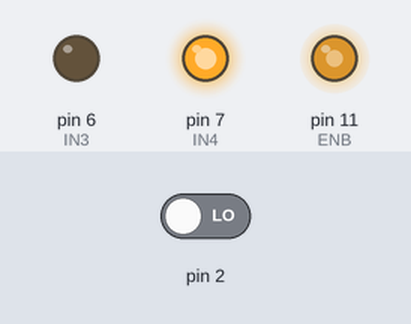
This sketch was run on a simulated Arduino Uno, built with avr-gcc and run on an emulated ATmega328P. On the bench: output pins drawn as LEDs (lit = HIGH). The test bench sets the inputs (shaded band); at power-on: pin 2 LOW. What the sketch prints to the serial monitor is not drawn.

Above: at 0.1 s.
Timing chart, 0 to 1.6 s (numbered marks = the images above):
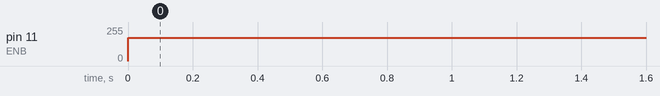

Measured:
- by itself, pin 11 (ENB): 0/255 → 173/255 at 0.00 s

The sketch:

moteurs.ino
```cpp
#include<TimerOne.h>
int ENB=11;
int IN3=6;
int IN4=7;
float vitesseD;
float Mult=(3.14*6)/(1920*150000*0.000001);
long compteurD;
void setup() {
  Timer1.initialize(150000);
  attachInterrupt(0,changeD,RISING);
  Timer1.attachInterrupt(CalculVitesseD);
  Serial.begin(9600);
  pinMode(ENB,OUTPUT);
  pinMode(IN3,OUTPUT);
  pinMode(IN4,OUTPUT);
  digitalWrite(ENB,LOW);

  //direction du moteur
  digitalWrite(IN3,LOW);
  digitalWrite(IN4,HIGH);
}
void changeD(){compteurD++;}

void CalculVitesseD(void){
  vitesseD=Mult*compteurD;
 //   Serial.println(compteurD);
 Serial.println(vitesseD,2);
  compteurD=0;}


void loop() {
  //plein régime
  analogWrite(ENB,173);
}
```
